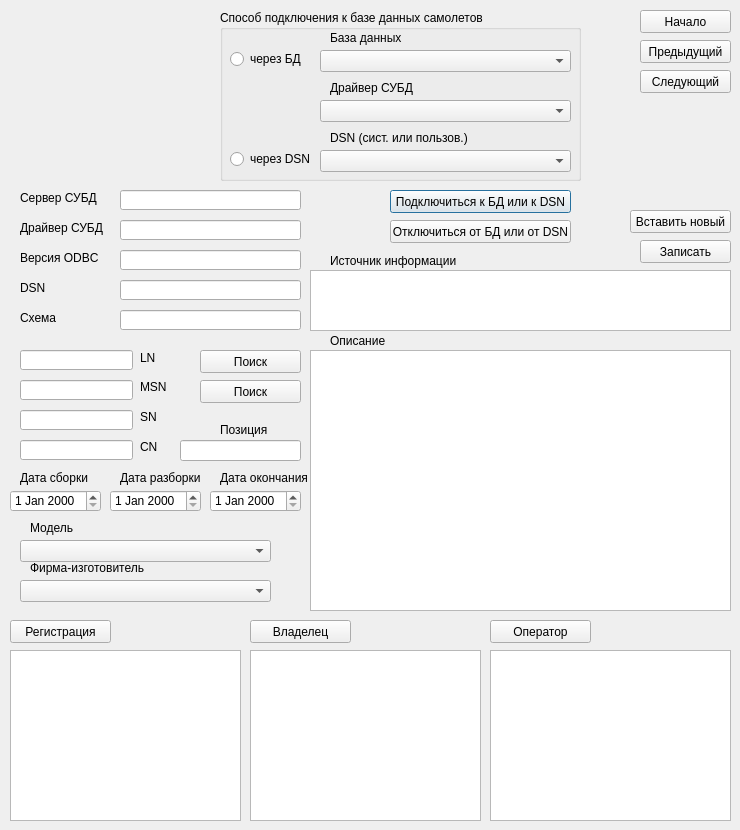
<?xml version="1.0" encoding="UTF-8"?>
<ui version="4.0">
 <class>Dialog</class>
 <widget class="QDialog" name="Dialog">
  <property name="geometry">
   <rect>
    <x>0</x>
    <y>0</y>
    <width>740</width>
    <height>830</height>
   </rect>
  </property>
  <property name="windowTitle">
   <string>Dialog</string>
  </property>
  <widget class="QLabel" name="label_12">
   <property name="geometry">
    <rect>
     <x>20</x>
     <y>220</y>
     <width>91</width>
     <height>16</height>
    </rect>
   </property>
   <property name="text">
    <string>Драйвер СУБД</string>
   </property>
  </widget>
  <widget class="QLineEdit" name="lineEdit_DSN">
   <property name="geometry">
    <rect>
     <x>120</x>
     <y>280</y>
     <width>181</width>
     <height>20</height>
    </rect>
   </property>
  </widget>
  <widget class="QLineEdit" name="lineEdit_ODBCversion">
   <property name="geometry">
    <rect>
     <x>120</x>
     <y>250</y>
     <width>181</width>
     <height>20</height>
    </rect>
   </property>
  </widget>
  <widget class="QLabel" name="label_13">
   <property name="geometry">
    <rect>
     <x>20</x>
     <y>280</y>
     <width>91</width>
     <height>16</height>
    </rect>
   </property>
   <property name="text">
    <string>DSN</string>
   </property>
  </widget>
  <widget class="QLabel" name="label_11">
   <property name="geometry">
    <rect>
     <x>20</x>
     <y>190</y>
     <width>91</width>
     <height>16</height>
    </rect>
   </property>
   <property name="text">
    <string>Сервер СУБД</string>
   </property>
  </widget>
  <widget class="QPushButton" name="pushButton_SelectDB">
   <property name="geometry">
    <rect>
     <x>390</x>
     <y>190</y>
     <width>181</width>
     <height>23</height>
    </rect>
   </property>
   <property name="text">
    <string>Подключиться к БД или к DSN</string>
   </property>
  </widget>
  <widget class="QLineEdit" name="lineEdit_Driver">
   <property name="geometry">
    <rect>
     <x>120</x>
     <y>220</y>
     <width>181</width>
     <height>20</height>
    </rect>
   </property>
  </widget>
  <widget class="QLineEdit" name="lineEdit_Schema">
   <property name="geometry">
    <rect>
     <x>120</x>
     <y>310</y>
     <width>181</width>
     <height>20</height>
    </rect>
   </property>
  </widget>
  <widget class="QLabel" name="label_14">
   <property name="geometry">
    <rect>
     <x>20</x>
     <y>250</y>
     <width>91</width>
     <height>16</height>
    </rect>
   </property>
   <property name="text">
    <string>Версия ODBC</string>
   </property>
  </widget>
  <widget class="QLabel" name="label_15">
   <property name="geometry">
    <rect>
     <x>20</x>
     <y>310</y>
     <width>91</width>
     <height>16</height>
    </rect>
   </property>
   <property name="text">
    <string>Схема</string>
   </property>
  </widget>
  <widget class="QLineEdit" name="lineEdit_Server">
   <property name="geometry">
    <rect>
     <x>120</x>
     <y>190</y>
     <width>181</width>
     <height>20</height>
    </rect>
   </property>
  </widget>
  <widget class="QPushButton" name="pushButton_Disconnect">
   <property name="geometry">
    <rect>
     <x>390</x>
     <y>220</y>
     <width>181</width>
     <height>23</height>
    </rect>
   </property>
   <property name="text">
    <string>Отключиться от БД или от DSN</string>
   </property>
  </widget>
  <widget class="QPushButton" name="pushButton_Update">
   <property name="enabled">
    <bool>true</bool>
   </property>
   <property name="geometry">
    <rect>
     <x>640</x>
     <y>240</y>
     <width>91</width>
     <height>23</height>
    </rect>
   </property>
   <property name="text">
    <string>Записать</string>
   </property>
  </widget>
  <widget class="QLineEdit" name="lineEdit_Position">
   <property name="geometry">
    <rect>
     <x>180</x>
     <y>440</y>
     <width>121</width>
     <height>21</height>
    </rect>
   </property>
  </widget>
  <widget class="QPushButton" name="pushButton_Begin">
   <property name="geometry">
    <rect>
     <x>640</x>
     <y>10</y>
     <width>91</width>
     <height>23</height>
    </rect>
   </property>
   <property name="text">
    <string>Начало</string>
   </property>
  </widget>
  <widget class="QLineEdit" name="lineEdit_LN">
   <property name="geometry">
    <rect>
     <x>20</x>
     <y>350</y>
     <width>113</width>
     <height>20</height>
    </rect>
   </property>
  </widget>
  <widget class="QTextEdit" name="textEdit_Description">
   <property name="geometry">
    <rect>
     <x>310</x>
     <y>350</y>
     <width>421</width>
     <height>261</height>
    </rect>
   </property>
  </widget>
  <widget class="QPushButton" name="pushButton_SearchByLN">
   <property name="geometry">
    <rect>
     <x>200</x>
     <y>350</y>
     <width>101</width>
     <height>23</height>
    </rect>
   </property>
   <property name="text">
    <string>Поиск</string>
   </property>
  </widget>
  <widget class="QLabel" name="label_6">
   <property name="geometry">
    <rect>
     <x>20</x>
     <y>470</y>
     <width>101</width>
     <height>16</height>
    </rect>
   </property>
   <property name="text">
    <string>Дата сборки</string>
   </property>
  </widget>
  <widget class="QLabel" name="label_18">
   <property name="geometry">
    <rect>
     <x>220</x>
     <y>420</y>
     <width>61</width>
     <height>20</height>
    </rect>
   </property>
   <property name="text">
    <string>Позиция</string>
   </property>
  </widget>
  <widget class="QLabel" name="label_2">
   <property name="geometry">
    <rect>
     <x>140</x>
     <y>380</y>
     <width>47</width>
     <height>13</height>
    </rect>
   </property>
   <property name="text">
    <string>MSN</string>
   </property>
  </widget>
  <widget class="QLabel" name="label">
   <property name="geometry">
    <rect>
     <x>140</x>
     <y>350</y>
     <width>51</width>
     <height>16</height>
    </rect>
   </property>
   <property name="text">
    <string>LN</string>
   </property>
  </widget>
  <widget class="QLineEdit" name="lineEdit_MSN">
   <property name="geometry">
    <rect>
     <x>20</x>
     <y>380</y>
     <width>113</width>
     <height>20</height>
    </rect>
   </property>
  </widget>
  <widget class="QLabel" name="label_21">
   <property name="geometry">
    <rect>
     <x>330</x>
     <y>330</y>
     <width>161</width>
     <height>21</height>
    </rect>
   </property>
   <property name="text">
    <string>Описание</string>
   </property>
  </widget>
  <widget class="QPushButton" name="pushButton_Next">
   <property name="geometry">
    <rect>
     <x>640</x>
     <y>70</y>
     <width>91</width>
     <height>23</height>
    </rect>
   </property>
   <property name="text">
    <string>Следующий</string>
   </property>
  </widget>
  <widget class="QPushButton" name="pushButton_Previous">
   <property name="geometry">
    <rect>
     <x>640</x>
     <y>40</y>
     <width>91</width>
     <height>23</height>
    </rect>
   </property>
   <property name="text">
    <string>Предыдущий</string>
   </property>
  </widget>
  <widget class="QPushButton" name="pushButton_SearchByMSN">
   <property name="geometry">
    <rect>
     <x>200</x>
     <y>380</y>
     <width>101</width>
     <height>23</height>
    </rect>
   </property>
   <property name="text">
    <string>Поиск</string>
   </property>
  </widget>
  <widget class="QPushButton" name="pushButton_Insert">
   <property name="geometry">
    <rect>
     <x>630</x>
     <y>210</y>
     <width>101</width>
     <height>23</height>
    </rect>
   </property>
   <property name="text">
    <string>Вставить новый</string>
   </property>
  </widget>
  <widget class="QLabel" name="label_25">
   <property name="geometry">
    <rect>
     <x>40</x>
     <y>20</y>
     <width>131</width>
     <height>131</height>
    </rect>
   </property>
   <property name="text">
    <string/>
   </property>
   <property name="pixmap">
    <pixmap>Значки (Иконки)/research.ico</pixmap>
   </property>
  </widget>
  <widget class="QLabel" name="label_26">
   <property name="geometry">
    <rect>
     <x>590</x>
     <y>10</y>
     <width>41</width>
     <height>41</height>
    </rect>
   </property>
   <property name="text">
    <string/>
   </property>
   <property name="pixmap">
    <pixmap>Значки (Иконки)/a_25.ico</pixmap>
   </property>
  </widget>
  <widget class="QLabel" name="label_27">
   <property name="geometry">
    <rect>
     <x>590</x>
     <y>60</y>
     <width>41</width>
     <height>41</height>
    </rect>
   </property>
   <property name="text">
    <string/>
   </property>
   <property name="pixmap">
    <pixmap>Значки (Иконки)/a_21.ico</pixmap>
   </property>
  </widget>
  <widget class="QLabel" name="label_28">
   <property name="geometry">
    <rect>
     <x>340</x>
     <y>200</y>
     <width>41</width>
     <height>41</height>
    </rect>
   </property>
   <property name="text">
    <string/>
   </property>
   <property name="pixmap">
    <pixmap>Значки (Иконки)/a_22.ico</pixmap>
   </property>
  </widget>
  <widget class="QDateEdit" name="dateEdit_BuildDate">
   <property name="geometry">
    <rect>
     <x>10</x>
     <y>490</y>
     <width>91</width>
     <height>22</height>
    </rect>
   </property>
  </widget>
  <widget class="QLabel" name="label_10">
   <property name="geometry">
    <rect>
     <x>30</x>
     <y>520</y>
     <width>211</width>
     <height>16</height>
    </rect>
   </property>
   <property name="text">
    <string>Модель</string>
   </property>
  </widget>
  <widget class="QComboBox" name="comboBox_Model">
   <property name="geometry">
    <rect>
     <x>20</x>
     <y>540</y>
     <width>251</width>
     <height>22</height>
    </rect>
   </property>
  </widget>
  <widget class="QGroupBox" name="groupBox">
   <property name="geometry">
    <rect>
     <x>220</x>
     <y>10</y>
     <width>361</width>
     <height>171</height>
    </rect>
   </property>
   <property name="title">
    <string>Способ подключения к базе данных самолетов</string>
   </property>
   <widget class="QComboBox" name="comboBox_DSN">
    <property name="geometry">
     <rect>
      <x>100</x>
      <y>140</y>
      <width>251</width>
      <height>22</height>
     </rect>
    </property>
   </widget>
   <widget class="QLabel" name="label_9">
    <property name="geometry">
     <rect>
      <x>110</x>
      <y>120</y>
      <width>211</width>
      <height>16</height>
     </rect>
    </property>
    <property name="text">
     <string>DSN (сист. или пользов.)</string>
    </property>
   </widget>
   <widget class="QRadioButton" name="radioButton_DSN">
    <property name="geometry">
     <rect>
      <x>10</x>
      <y>140</y>
      <width>82</width>
      <height>18</height>
     </rect>
    </property>
    <property name="text">
     <string>через DSN</string>
    </property>
   </widget>
   <widget class="QLabel" name="label_8">
    <property name="geometry">
     <rect>
      <x>110</x>
      <y>20</y>
      <width>111</width>
      <height>16</height>
     </rect>
    </property>
    <property name="text">
     <string>База данных</string>
    </property>
   </widget>
   <widget class="QComboBox" name="comboBox_Driver">
    <property name="geometry">
     <rect>
      <x>100</x>
      <y>90</y>
      <width>251</width>
      <height>22</height>
     </rect>
    </property>
   </widget>
   <widget class="QLabel" name="label_16">
    <property name="geometry">
     <rect>
      <x>110</x>
      <y>70</y>
      <width>111</width>
      <height>16</height>
     </rect>
    </property>
    <property name="text">
     <string>Драйвер СУБД</string>
    </property>
   </widget>
   <widget class="QComboBox" name="comboBox_DB">
    <property name="geometry">
     <rect>
      <x>100</x>
      <y>40</y>
      <width>251</width>
      <height>22</height>
     </rect>
    </property>
   </widget>
   <widget class="QRadioButton" name="radioButton_DB">
    <property name="geometry">
     <rect>
      <x>10</x>
      <y>40</y>
      <width>82</width>
      <height>18</height>
     </rect>
    </property>
    <property name="text">
     <string>через БД</string>
    </property>
   </widget>
  </widget>
  <widget class="QLabel" name="label_4">
   <property name="geometry">
    <rect>
     <x>140</x>
     <y>410</y>
     <width>47</width>
     <height>13</height>
    </rect>
   </property>
   <property name="text">
    <string>SN</string>
   </property>
  </widget>
  <widget class="QLineEdit" name="lineEdit_SN">
   <property name="geometry">
    <rect>
     <x>20</x>
     <y>410</y>
     <width>113</width>
     <height>20</height>
    </rect>
   </property>
  </widget>
  <widget class="QLabel" name="label_20">
   <property name="geometry">
    <rect>
     <x>140</x>
     <y>440</y>
     <width>47</width>
     <height>13</height>
    </rect>
   </property>
   <property name="text">
    <string>СN</string>
   </property>
  </widget>
  <widget class="QLineEdit" name="lineEdit_CN">
   <property name="geometry">
    <rect>
     <x>20</x>
     <y>440</y>
     <width>113</width>
     <height>20</height>
    </rect>
   </property>
  </widget>
  <widget class="QDateEdit" name="dateEdit_RetireDate">
   <property name="geometry">
    <rect>
     <x>110</x>
     <y>490</y>
     <width>91</width>
     <height>22</height>
    </rect>
   </property>
  </widget>
  <widget class="QLabel" name="label_22">
   <property name="geometry">
    <rect>
     <x>120</x>
     <y>470</y>
     <width>101</width>
     <height>16</height>
    </rect>
   </property>
   <property name="text">
    <string>Дата разборки</string>
   </property>
  </widget>
  <widget class="QLabel" name="label_23">
   <property name="geometry">
    <rect>
     <x>30</x>
     <y>560</y>
     <width>211</width>
     <height>16</height>
    </rect>
   </property>
   <property name="text">
    <string>Фирма-изготовитель</string>
   </property>
  </widget>
  <widget class="QComboBox" name="comboBox_Manufacturer">
   <property name="geometry">
    <rect>
     <x>20</x>
     <y>580</y>
     <width>251</width>
     <height>22</height>
    </rect>
   </property>
  </widget>
  <widget class="QPushButton" name="pushButton_Registration">
   <property name="geometry">
    <rect>
     <x>10</x>
     <y>620</y>
     <width>101</width>
     <height>23</height>
    </rect>
   </property>
   <property name="text">
    <string>Регистрация</string>
   </property>
  </widget>
  <widget class="QPushButton" name="pushButton_Owner">
   <property name="geometry">
    <rect>
     <x>250</x>
     <y>620</y>
     <width>101</width>
     <height>23</height>
    </rect>
   </property>
   <property name="text">
    <string>Владелец</string>
   </property>
  </widget>
  <widget class="QPushButton" name="pushButton_Operator">
   <property name="geometry">
    <rect>
     <x>490</x>
     <y>620</y>
     <width>101</width>
     <height>23</height>
    </rect>
   </property>
   <property name="text">
    <string>Оператор</string>
   </property>
  </widget>
  <widget class="QTextEdit" name="textEdit_SourceCSVFile">
   <property name="geometry">
    <rect>
     <x>310</x>
     <y>270</y>
     <width>421</width>
     <height>61</height>
    </rect>
   </property>
  </widget>
  <widget class="QLabel" name="label_24">
   <property name="geometry">
    <rect>
     <x>330</x>
     <y>250</y>
     <width>161</width>
     <height>21</height>
    </rect>
   </property>
   <property name="text">
    <string>Источник информации</string>
   </property>
  </widget>
  <widget class="QTreeView" name="treeView_Registration">
   <property name="geometry">
    <rect>
     <x>10</x>
     <y>650</y>
     <width>231</width>
     <height>171</height>
    </rect>
   </property>
  </widget>
  <widget class="QTreeView" name="treeView_Owner">
   <property name="geometry">
    <rect>
     <x>250</x>
     <y>650</y>
     <width>231</width>
     <height>171</height>
    </rect>
   </property>
  </widget>
  <widget class="QTreeView" name="treeView_Operator">
   <property name="geometry">
    <rect>
     <x>490</x>
     <y>650</y>
     <width>241</width>
     <height>171</height>
    </rect>
   </property>
  </widget>
  <widget class="QLabel" name="label_30">
   <property name="geometry">
    <rect>
     <x>220</x>
     <y>470</y>
     <width>101</width>
     <height>16</height>
    </rect>
   </property>
   <property name="text">
    <string>Дата окончания</string>
   </property>
  </widget>
  <widget class="QDateEdit" name="dateEdit_EndDate">
   <property name="geometry">
    <rect>
     <x>210</x>
     <y>490</y>
     <width>91</width>
     <height>22</height>
    </rect>
   </property>
  </widget>
  <widget class="QLabel" name="label_29">
   <property name="geometry">
    <rect>
     <x>590</x>
     <y>110</y>
     <width>131</width>
     <height>91</height>
    </rect>
   </property>
   <property name="text">
    <string/>
   </property>
   <property name="pixmap">
    <pixmap>Значки (Иконки)/floppy.ico</pixmap>
   </property>
  </widget>
  <zorder>groupBox</zorder>
  <zorder>label_12</zorder>
  <zorder>lineEdit_DSN</zorder>
  <zorder>lineEdit_ODBCversion</zorder>
  <zorder>label_13</zorder>
  <zorder>label_11</zorder>
  <zorder>pushButton_SelectDB</zorder>
  <zorder>lineEdit_Driver</zorder>
  <zorder>lineEdit_Schema</zorder>
  <zorder>label_14</zorder>
  <zorder>label_15</zorder>
  <zorder>lineEdit_Server</zorder>
  <zorder>pushButton_Disconnect</zorder>
  <zorder>pushButton_Update</zorder>
  <zorder>lineEdit_Position</zorder>
  <zorder>pushButton_Begin</zorder>
  <zorder>lineEdit_LN</zorder>
  <zorder>textEdit_Description</zorder>
  <zorder>pushButton_SearchByLN</zorder>
  <zorder>label_6</zorder>
  <zorder>label_18</zorder>
  <zorder>label_2</zorder>
  <zorder>label</zorder>
  <zorder>lineEdit_MSN</zorder>
  <zorder>label_21</zorder>
  <zorder>pushButton_Next</zorder>
  <zorder>pushButton_Previous</zorder>
  <zorder>pushButton_SearchByMSN</zorder>
  <zorder>pushButton_Insert</zorder>
  <zorder>label_25</zorder>
  <zorder>label_26</zorder>
  <zorder>label_27</zorder>
  <zorder>label_28</zorder>
  <zorder>dateEdit_BuildDate</zorder>
  <zorder>label_10</zorder>
  <zorder>comboBox_Model</zorder>
  <zorder>label_4</zorder>
  <zorder>lineEdit_SN</zorder>
  <zorder>label_20</zorder>
  <zorder>lineEdit_CN</zorder>
  <zorder>dateEdit_RetireDate</zorder>
  <zorder>label_22</zorder>
  <zorder>label_23</zorder>
  <zorder>comboBox_Manufacturer</zorder>
  <zorder>pushButton_Registration</zorder>
  <zorder>pushButton_Owner</zorder>
  <zorder>pushButton_Operator</zorder>
  <zorder>textEdit_SourceCSVFile</zorder>
  <zorder>label_24</zorder>
  <zorder>treeView_Registration</zorder>
  <zorder>treeView_Owner</zorder>
  <zorder>treeView_Operator</zorder>
  <zorder>label_30</zorder>
  <zorder>dateEdit_EndDate</zorder>
  <zorder>label_29</zorder>
 </widget>
 <resources/>
 <connections/>
</ui>
